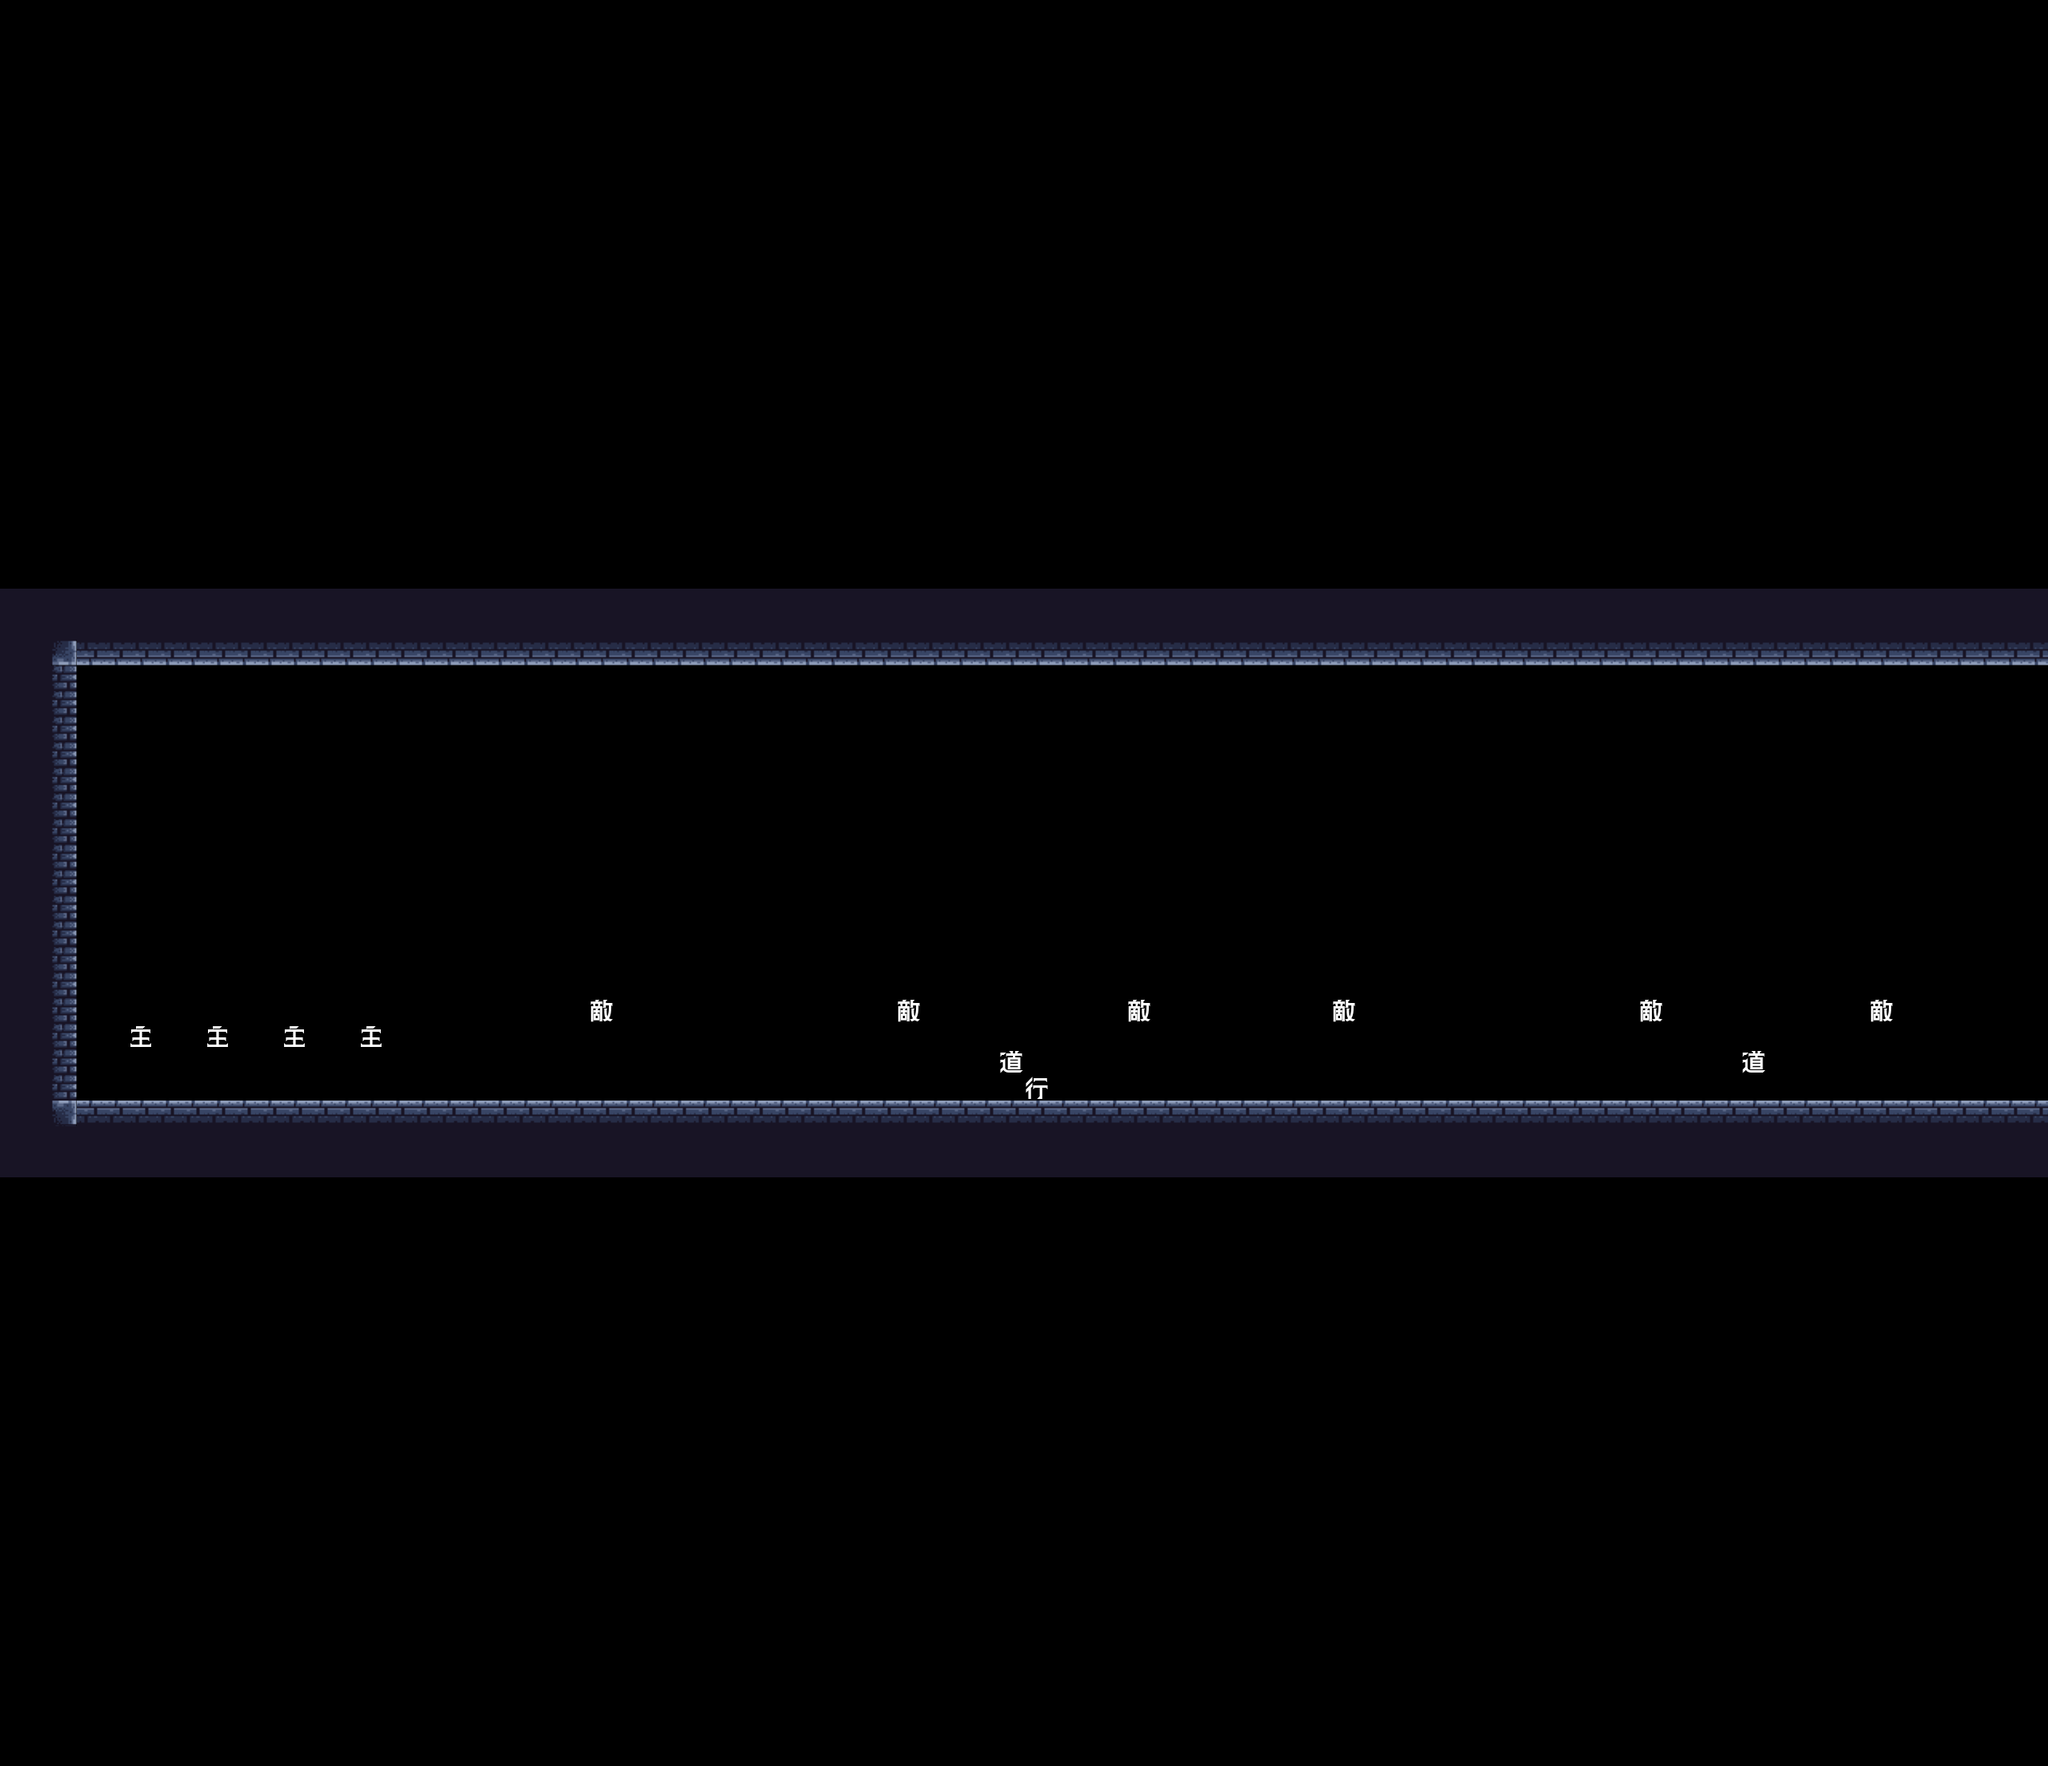

A 2D game scene composited from a Tiled map and its tileset images. What follows is a short description and the map's XML, with each tile layer's data collapsed to a summary:
An orthogonal 80x69 tile map with 32x32 px tiles, 1 tile layer (タイルレイヤー1).

<map version="1.10" tiledversion="1.11.2" orientation="orthogonal" renderorder="right-down" width="80" height="69" tilewidth="32" tileheight="32" infinite="0" nextlayerid="2" nextobjectid="1">
 <tileset firstgid="1" source="GroundChipsDungeon.tsx" />
 <layer id="1" name="タイルレイヤー1" width="80" height="69">
  <data>[5520 cells, 544 non-empty, 10 distinct tile ids]</data>
 </layer>
</map>
